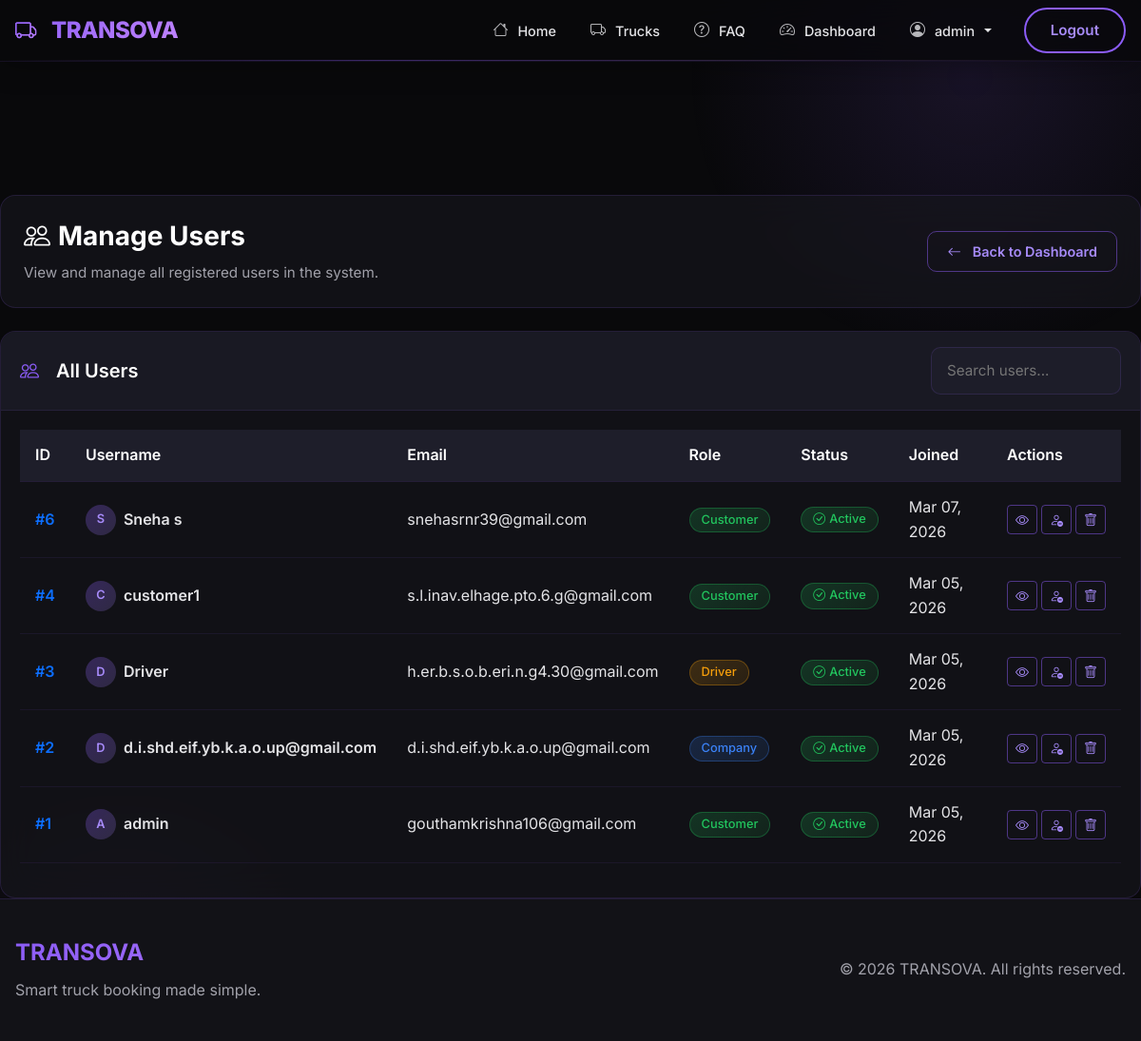
The app's page /bookings/admin/users/ (signed in) with its own data.
### accounts/models.py (models this page shows, shortened)
class User(AbstractUser):
    ROLE_ADMIN = "ADMIN"
    ROLE_COMPANY = "COMPANY"
    ROLE_CUSTOMER = "CUSTOMER"
    ROLE_DRIVER = "DRIVER"
    ROLE_CHOICES = (
        (ROLE_ADMIN, "Admin"),
        (ROLE_COMPANY, "Company"),
        (ROLE_CUSTOMER, "Customer"),
        (ROLE_DRIVER, "Driver"),
    )
    role = models.CharField(max_length=20, choices=ROLE_CHOICES, default=ROLE_CUSTOMER)
    phone = models.CharField(max_length=20, blank=True)
    address = models.TextField(blank=True)
    profile_picture = models.ImageField(
        upload_to="profile_pics/", blank=True, null=True
    )
    date_of_birth = models.DateField(null=True, blank=True)
    gender = models.CharField(
        max_length=10,
        choices=[
            ("male", "Male"),
            ("female", "Female"),
            ("other", "Other"),
        ],
        blank=True,
    )
    groups = models.ManyToManyField(
        "auth.Group",
        verbose_name="groups",
        blank=True,
        help_text="The groups this user belongs to.",
        related_name="custom_user_set",
        related_query_name="user",
    )
    user_permissions = models.ManyToManyField(
        "auth.Permission",
        verbose_name="user permissions",
        blank=True,
        help_text="Specific permissions for this user.",
        related_name="custom_user_set",
        related_query_name="user",
    )

### bookings/views.py (the view)
# urls.py: path("admin/users/", admin_users, name="admin_users"),
@login_required(login_url="/login/")
def admin_users(request):
    if not (
        request.user.is_staff
        or request.user.is_superuser
        or request.user.role == "ADMIN"
    ):
        messages.error(request, "You are not authorized to view this page.")
        return redirect("login")
    users = User.objects.all().order_by("-date_joined")
    return render(request, "bookings/admin_users.html", {"users": users})

### bookings/context_processors.py (called while the page is built)
def pending_companies_count(request):
    try:
        if request.user.is_authenticated and (
            request.user.is_staff
            or request.user.is_superuser
            or request.user.role == "ADMIN"
        ):
            return {
                "pending_companies": Company.objects.filter(is_approved=False).count()
            }
    except:
        pass
    return {"pending_companies": 0}

### bookings/templates/bookings/admin_users.html (shortened to what this page needs)
{% extends "bookings/admin_base.html" %}
{% block admin_content %}
<div class="admin-page-header">
    <div class="row align-items-center">
        <div class="col-md-8">
            <h1 class="admin-page-title">
                <i class="bi bi-people me-2"></i>Manage Users
            </h1>
            <p class="admin-page-subtitle">View and manage all registered users in the system.</p>
        </div>
        <div class="col-md-4 text-md-end">
            <a href="{% url 'admin_dashboard' %}" class="btn btn-admin btn-admin-outline">
                <i class="bi bi-arrow-left me-1"></i> Back to Dashboard
            </a>
        </div>
    </div>
</div>
<div class="row">
    <div class="col-md-12">
        <div class="admin-card">
            <div class="card-header d-flex justify-content-between align-items-center flex-wrap gap-2">
                <h5><i class="bi bi-people me-2"></i>All Users</h5>
                <div class="d-flex gap-2">
                    <input type="text" class="form-admin" placeholder="Search users..." id="userSearch" style="width: 200px;">
                </div>
            </div>
            <div class="card-body table-responsive">
                <table class="table admin-table" id="usersTable">
                    <thead>
                        <tr>
                            <th>ID</th>
                            <th>Username</th>
                            <th>Email</th>
                            <th>Role</th>
                            <th>Status</th>
                            <th>Joined</th>
                            <th>Actions</th>
                        </tr>
                    </thead>
                    <tbody>
                        {% for user in users %}
                        <tr>
                            <td>
                                <span class="text-primary fw-semibold">#{{ user.id }}</span>
                            </td>
                            <td>
                                <div class="d-flex align-items-center gap-2">
                                    <div class="user-avatar" style="width: 32px; height: 32px; border-radius: 50%; background: linear-gradient(135deg, rgba(139, 92, 246, 0.3), rgba(167, 139, 250, 0.2)); display: flex; align-items: center; justify-content: center; color: var(--accent-secondary); font-weight: 600; font-size: 0.8rem;">
                                        {{ user.username|make_list|first|upper }}
                                    </div>
                                    <span class="fw-semibold">{{ user.username }}</span>
                                </div>
                            </td>
                            <td>{{ user.email }}</td>
                            <td>
                                {% if user.role == 'ADMIN' %}
                                    <span class="badge badge-admin badge-danger-custom">Admin</span>
                                {% elif user.role == 'COMPANY' %}
                                    <span class="badge badge-admin badge-info-custom">Company</span>
                                {% elif user.role == 'DRIVER' %}
                                    <span class="badge badge-admin badge-warning-custom">Driver</span>
                                {% else %}
                                    <span class="badge badge-admin badge-success-custom">Customer</span>
                                {% endif %}
                            </td>
                            <td>
                                {% if user.is_active %}
                                <span class="badge badge-admin badge-success-custom">
                                    <i class="bi bi-check-circle me-1"></i>Active
                                </span>
                                {% else %}
                                <span class="badge badge-admin badge-danger-custom">
                                    <i class="bi bi-x-circle me-1"></i>Inactive
                                </span>
                                {% endif %}
                            </td>
                            <td>{{ user.date_joined|date:"M d, Y" }}</td>
                            <td>
                                <div class="d-flex gap-1">
                                    <a href="{% url 'admin_user_detail' user.id %}" class="btn btn-sm btn-admin-outline" title="View Details">
                                        <i class="bi bi-eye"></i>
                                    </a>
                                    {% if user.is_active %}
                                    <a href="{% url 'admin_user_toggle_status' user.id %}" class="btn btn-sm btn-admin-outline" title="Deactivate" onclick="return confirm('Are you sure you want to deactivate this user?')">
                                        <i class="bi bi-person-dash"></i>
                                    </a>
                                    {% else %}
                                    <a href="{% url 'admin_user_toggle_status' user.id %}" class="btn btn-sm btn-admin-outline" style="color: #22c55e; border-color: #22c55e;" title="Activate" onclick="return confirm('Are you sure you want to activate this user?')">
                                        <i class="bi bi-person-check"></i>
                                    </a>
                                    {% endif %}
                                    <a href="{% url 'admin_user_delete' user.id %}" class="btn btn-sm btn-admin-outline" title="Delete" onclick="return confirm('Are you sure you want to delete this user?')">
                                        <i class="bi bi-trash"></i>
                                    </a>
                                </div>
                            </td>
                        </tr>
                        {% endfor %}
                    </tbody>
                </table>
            </div>
        </div>
    </div>
</div>
{% endblock %}

### bookings/templates/bookings/base.html (shortened to what this page needs)
{% load static %}
<!DOCTYPE html>
<html lang="en">
<head>
    <link href="https://cdn.jsdelivr.net/npm/bootstrap@5.3.3/dist/css/bootstrap.min.css" rel="stylesheet">
    <link href="https://cdn.jsdelivr.net/npm/bootstrap-icons@1.11.3/font/bootstrap-icons.css" rel="stylesheet">
    <link rel="stylesheet" href="https://unpkg.com/leaflet@1.9.4/dist/leaflet.css"/>
    <link rel="stylesheet" href="{% static 'css/theme.css' %}">
</head>
<body>
<nav class="navbar navbar-expand-lg kontrek-navbar fixed-top">
    <div class="container">
        <a class="navbar-brand" href="/">
            <i class="bi bi-truck me-2"></i>TRANSOVA
        </a>
        <div class="collapse navbar-collapse" id="nav">
            <ul class="navbar-nav ms-auto align-items-lg-center">
                <li class="nav-item">
                    <a class="nav-link {% if request.path == '/' %}active{% endif %}" href="/">
                        <i class="bi bi-house me-1"></i> Home
                    </a>
                </li>
                <li class="nav-item">
                    <a class="nav-link {% if '/trucks/' in request.path %}active{% endif %}" href="/trucks/">
                        <i class="bi bi-truck me-1"></i> Trucks
                    </a>
                </li>
                <li class="nav-item">
                    <a class="nav-link {% if '/faq/' in request.path %}active{% endif %}" href="/faq/">
                        <i class="bi bi-question-circle me-1"></i> FAQ
                    </a>
                </li>
                {% if user.is_authenticated %}
                    {% if user.is_staff or user.is_superuser or user.role == 'ADMIN' %}
                    <li class="nav-item">
                        <a class="nav-link" href="/bookings/admin-dashboard/">
                            <i class="bi bi-speedometer2 me-1"></i> Dashboard
                        </a>
                    </li>
                    <li class="nav-item dropdown">
                        <a class="nav-link dropdown-toggle" href="#" role="button" data-bs-toggle="dropdown">
                            <i class="bi bi-person-circle me-1"></i> {{ user.username }}
                        </a>
                    </li>
                    {% elif user.role == 'COMPANY' %}
                    <li class="nav-item"><a class="nav-link" href="/fleet/dashboard/"><i class="bi bi-speedometer2 me-1"></i> Dashboard</a></li>
                    {% else %}
                    <li class="nav-item"><a class="nav-link" href="/dashboard/"><i class="bi bi-speedometer2 me-1"></i> Dashboard</a></li>
                    {% endif %}
                    <li class="nav-item">
                        <a class="kontrek-btn-outline ms-lg-3" href="/logout/">Logout</a>
                    </li>
                {% endif %}
            </ul>
        </div>
    </div>
</nav>
<main class="kontrek-container">
    <div class="toast-container position-fixed top-0 end-0 p-3" style="z-index: 9999;">
    </div>
    {% block content %}{% endblock %}
</main>
<footer class="footer-custom">
    <div class="container">
        <div class="row align-items-center">
            <div class="col-md-6">
                <h5 class="footer-brand">TRANSOVA</h5>
                <p class="text-muted mb-0">Smart truck booking made simple.</p>
            </div>
            <div class="col-md-6 text-md-end">
                <p class="text-muted mb-0">&copy; 2026 TRANSOVA. All rights reserved.</p>
            </div>
        </div>
    </div>
</footer>
</body>
</html>

### static/css/theme.css (style rules this page uses)
:root { --bg-primary: #09090b; --bg-secondary: #121217; --bg-card: #18181f; --bg-tertiary: #222230; --bg-input: rgba(34, 34, 48, 0.6); --accent-primary: #8b5cf6; --accent-secondary: #a78bfa; --accent-success: #22c55e; --accent-warning: #f59e0b; --accent-danger: #ef4444; --accent-info: #3b82f6; --text-primary: #ffffff; --text-secondary: #e4e4e7; --text-muted: #a1a1aa; --border-color: rgba(139, 92, 246, 0.15); --border-light: rgba(139, 92, 246, 0.3); --shadow-card: 0 4px 20px rgba(139, 92, 246, 0.1); --shadow-md: 0 8px 30px rgba(0, 0, 0, 0.25); --shadow-lg: 0 20px 50px rgba(139, 92, 246, 0.2); --radius-sm: 8px; --radius-md: 12px; --radius-lg: 16px; --radius-xl: 24px; --radius-full: 50px; --transition-fast: 0.2s ease; --transition-normal: 0.3s ease; }
*, *::before, *::after { margin: 0; padding: 0; box-sizing: border-box; }
html { scroll-behavior: smooth; }
body { background: var(--bg-primary); color: var(--text-primary); font-family: 'Inter', -apple-system, BlinkMacSystemFont, 'Segoe UI', Roboto, sans-serif; min-height: 100vh; overflow-x: hidden; line-height: 1.6; }
body::before { content: ''; position: fixed; top: -20%; right: -10%; width: 600px; height: 600px; background: radial-gradient(circle, rgba(139, 92, 246, 0.12) 0%, transparent 70%); border-radius: 50%; pointer-events: none; z-index: -1; }
body::after { content: ''; position: fixed; bottom: -20%; left: -10%; width: 500px; height: 500px; background: radial-gradient(circle, rgba(192, 132, 252, 0.08) 0%, transparent 70%); border-radius: 50%; pointer-events: none; z-index: -1; }
h1, h2, h3, h4, h5, h6 { color: var(--text-primary); font-weight: 600; line-height: 1.3; margin-bottom: 0.5em; }
h1 { font-size: clamp(2rem, 4vw, 3rem); font-weight: 700; }
p { color: var(--text-secondary); margin-bottom: 1em; }
a { color: var(--accent-secondary); text-decoration: none; transition: color var(--transition-fast); }
.text-muted { color: var(--text-muted) !important; }
.kontrek-navbar, .navbar-custom, .navbar-futuristic { background: rgba(9, 9, 11, 0.85) !important; backdrop-filter: blur(20px) saturate(180%); -webkit-backdrop-filter: blur(20px) saturate(180%); border-bottom: 1px solid rgba(139, 92, 246, 0.1); padding: 0 0; box-shadow: 0 4px 30px rgba(0, 0, 0, 0.3); }
.navbar { position: relative; padding-top: 8px; padding-bottom: 8px; }
.navbar-brand { font-size: 1.5rem; font-weight: 800; background: linear-gradient(135deg, #8b5cf6, #c084fc); -webkit-background-clip: text; -webkit-text-fill-color: transparent; letter-spacing: -0.5px; display: flex; align-items: center; gap: 8px; padding: 0; }
.navbar-brand i { background: linear-gradient(135deg, #8b5cf6, #c084fc); -webkit-background-clip: text; -webkit-text-fill-color: transparent; font-size: 1.4rem; }
.kontrek-navbar::after { content: ''; position: absolute; bottom: 0; left: 0; right: 0; height: 1px; background: linear-gradient(90deg, transparent, rgba(139, 92, 246, 0.4), rgba(192, 132, 252, 0.2), transparent); pointer-events: none; }
.nav-link { color: var(--text-secondary) !important; padding: 10px 18px !important; border-radius: 10px; font-weight: 500; font-size: 0.9rem; transition: all 0.25s ease; position: relative; display: flex; align-items: center; gap: 6px; }
.nav-link i { font-size: 1rem; opacity: 0.8; transition: opacity 0.25s ease; }
.kontrek-btn-outline, .btn-outline-custom { background: transparent; border: 2px solid #8b5cf6; color: var(--accent-secondary); padding: 10px 26px; border-radius: var(--radius-full); font-weight: 600; font-size: 0.95rem; cursor: pointer; transition: all var(--transition-normal); text-decoration: none; display: inline-block; }
.footer-custom, .footer-futuristic, .footer-dark { background: var(--bg-secondary); border-top: 1px solid var(--border-color); padding: 40px 0; }
.footer-brand { background: linear-gradient(135deg, #8b5cf6, #c084fc); -webkit-background-clip: text; -webkit-text-fill-color: transparent; font-weight: 700; font-size: 1.5rem; }
.kontrek-container, .page-container { padding-top: 70px; min-height: 100vh; }
.container { max-width: 1200px; padding-left: 16px; padding-right: 16px; }

### records on screen
User: username "admin", id "1", username|make_list "A", email "gouthamkrishna106@gmail.com", role "Customer", is_active True (drawn), date_joined "Mar 05, 2026"
User: id "6", username|make_list "S", username "Sneha s", email "snehasrnr39@gmail.com", role "Customer", is_active True (drawn), date_joined "Mar 07, 2026"
User: id "4", username|make_list "C", username "customer1", email "s.l.inav.elhage.pto.6.g@gmail.com", role "Customer", is_active True (drawn), date_joined "Mar 05, 2026"
User: id "3", username|make_list "D", username "Driver", email "h.er.b.s.o.b.eri.n.g4.30@gmail.com", role "Driver", is_active True (drawn), date_joined "Mar 05, 2026"
User: id "2", username|make_list "D", username "d.i.shd.eif.yb.k.a.o.up@gmail.com", email "d.i.shd.eif.yb.k.a.o.up@gmail.com", role "Company", is_active True (drawn), date_joined "Mar 05, 2026"
